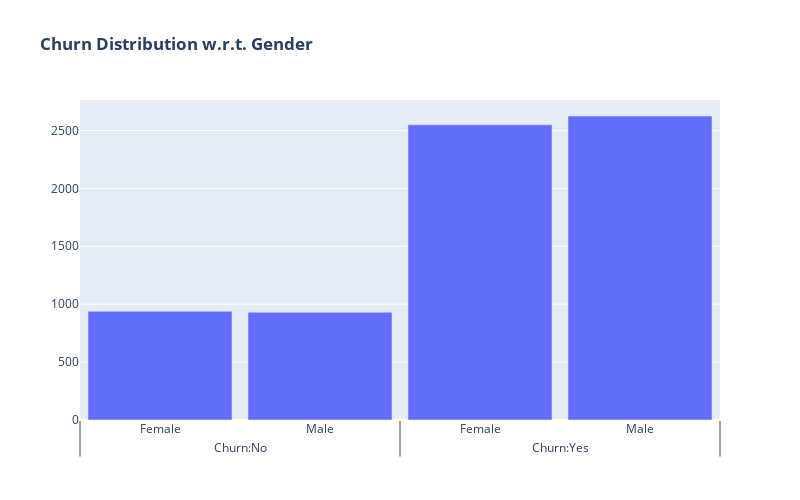

Notebook code cell kept with this figure:
### Code cell
fig = go.Figure()

fig.add_trace(go.Bar(
  x = [['Churn:No', 'Churn:No', 'Churn:Yes', 'Churn:Yes'],
       ["Female", "Male", "Female", "Male"]],
  y = [939, 930, 2549, 2625]
))

fig.update_layout(width=800, height=500, bargap=0.1,title_text="<b>Churn Distribution w.r.t. Gender</b>")

fig.show()

### Figure 1 — Plotly figure (JSON) as saved in the notebook; plotly's stock layout.template omitted (floating-point values rounded to 4 significant figures)
{"data": [{"type": "bar", "x": [["Churn:No", "Churn:No", "Churn:Yes", "Churn:Yes"], ["Female", "Male", "Female", "Male"]], "y": [939, 930, 2549, 2625]}], "layout": {"bargap": 0.1, "height": 500, "title": {"text": "<b>Churn Distribution w.r.t. Gender</b>"}, "width": 800}}
